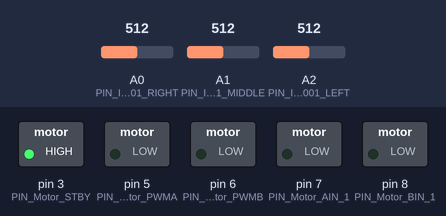
Recording of a sketch running on a simulated Arduino Uno, built with avr-gcc and run on an emulated ATmega328P. Parts: switched loads named in the sketch (green lamp = pin HIGH). The test bench sets the inputs (shaded band); at power-on: A0 (PIN_ITR20001_RIGHT) = 512, A1 (PIN_ITR20001_MIDDLE) = 512, A2 (PIN_ITR20001_LEFT) = 512.

Above: at 1.2 s.
1.3 s: A0 (PIN_ITR20001_RIGHT) set to 835
2.8 s: A0 (PIN_ITR20001_RIGHT) set to 862
At 3.7 s:
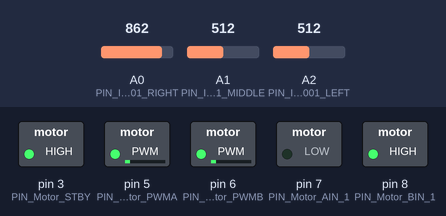
Timing chart, 0 to 5.8 s (numbered marks = the images above; inputs shaded):
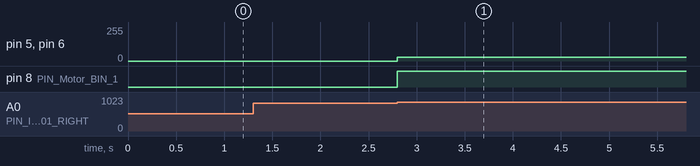

The sketch:

sketch_dec12a.ino
```cpp
/*
  p4: FollowLine
  De momento código para siguelíneas.
*/

// LED
#include "FastLED.h"
#include <Servo.h>
//#include <Arduino_FreeRTOS.h>


//------------------- Definición de variables -------------------

// Ultrasonido
#define TRIG_PIN 13
#define ECHO_PIN 12

// Sensor infrarrojo
#define PIN_ITR20001_LEFT   A2
#define PIN_ITR20001_MIDDLE A1
#define PIN_ITR20001_RIGHT  A0

// Motores
// Enable/Disable motor control
//  HIGH: motor control enabled
//  LOW: motor control disabled
#define PIN_Motor_STBY 3

// Group A Motors (Right Side)
// PIN_Motor_AIN_1: Digital output. HIGH: Forward, LOW: Backward
#define PIN_Motor_AIN_1 7
// PIN_Motor_PWMA: Analog output [0-255]. It provides speed.
#define PIN_Motor_PWMA 5

// Group B Motors (Left Side)
// PIN_Motor_BIN_1: Digital output. HIGH: Forward, LOW: Backward
#define PIN_Motor_BIN_1 8
// PIN_Motor_PWMB: Analog output [0-255]. It provides speed.
#define PIN_Motor_PWMB 6

#define VEL 30

const int SPEED = 9600;

int distance;
int pulse_time;

const int umbral = 850;


//------------------- Setup -------------------

void setup() {
  Serial.begin(9600);

  pinMode(TRIG_PIN, OUTPUT); //pin como salida
  pinMode(ECHO_PIN, INPUT);  //pin como entrada
  digitalWrite(TRIG_PIN, LOW); //Inicializamos el pin con 0

  // Configurar pines de motores como salida
  pinMode(PIN_Motor_STBY, OUTPUT);
  pinMode(PIN_Motor_AIN_1, OUTPUT);
  pinMode(PIN_Motor_PWMA, OUTPUT);
  pinMode(PIN_Motor_BIN_1, OUTPUT);
  pinMode(PIN_Motor_PWMB, OUTPUT);

  digitalWrite(PIN_Motor_STBY, HIGH);

  // Configuración pines de infrarrojo
  pinMode(PIN_ITR20001_LEFT, INPUT);
  pinMode(PIN_ITR20001_MIDDLE, INPUT);
  pinMode(PIN_ITR20001_RIGHT, INPUT);


}

//------------------- Funciones -------------------
void recto(){
  digitalWrite(PIN_Motor_AIN_1, HIGH);
  analogWrite(PIN_Motor_PWMA, VEL);

  digitalWrite(PIN_Motor_BIN_1, HIGH);
  analogWrite(PIN_Motor_PWMB, VEL);
}

void dcha(){
  digitalWrite(PIN_Motor_AIN_1, LOW);
  analogWrite(PIN_Motor_PWMA, VEL);

  digitalWrite(PIN_Motor_BIN_1, HIGH);
  analogWrite(PIN_Motor_PWMB, VEL);
}

void izq(){
  digitalWrite(PIN_Motor_AIN_1, HIGH);
  analogWrite(PIN_Motor_PWMA, VEL);

  digitalWrite(PIN_Motor_BIN_1, LOW);
  analogWrite(PIN_Motor_PWMB, VEL);
}

void seguidor(){
  // Lectura de valores de los sensores infrarrojos
  int leftSensorValue = analogRead(PIN_ITR20001_LEFT);
  int middleSensorValue = analogRead(PIN_ITR20001_MIDDLE);
  int rightSensorValue = analogRead(PIN_ITR20001_RIGHT);

  if (leftSensorValue < umbral && middleSensorValue > umbral && rightSensorValue < umbral) {
    recto();
  }
  else if (leftSensorValue < umbral && middleSensorValue < umbral && rightSensorValue > umbral) {
    dcha();
  }
  else if (leftSensorValue > umbral && middleSensorValue < umbral && rightSensorValue < umbral) {
    izq();
  }
}


void ultrasonido(){
  long t;
  long d;
  digitalWrite(TRIG_PIN, HIGH);
  delayMicroseconds(10); // enviar un pulso de 10us
  digitalWrite(TRIG_PIN, LOW);
  t = pulseIn(ECHO_PIN, HIGH);
  d = t/59;
  Serial.println(d);
  delay(100);
}


void loop() {

  // ultrasonido();

  seguidor();

}
```

Measured:
- the behaviour switches between 850 and 851 on A0 (PIN_ITR20001_RIGHT) (found by bisection; images 0 and 1)
- after the input at 1.3 s, every drawn part: stays the same
- after the input at 2.8 s, pin 5 (PIN_Motor_PWMA), pin 6 (PIN_Motor_PWMB): 0/255 → 30/255 at once; pin 8 (PIN_Motor_BIN_1): LOW → HIGH at once
